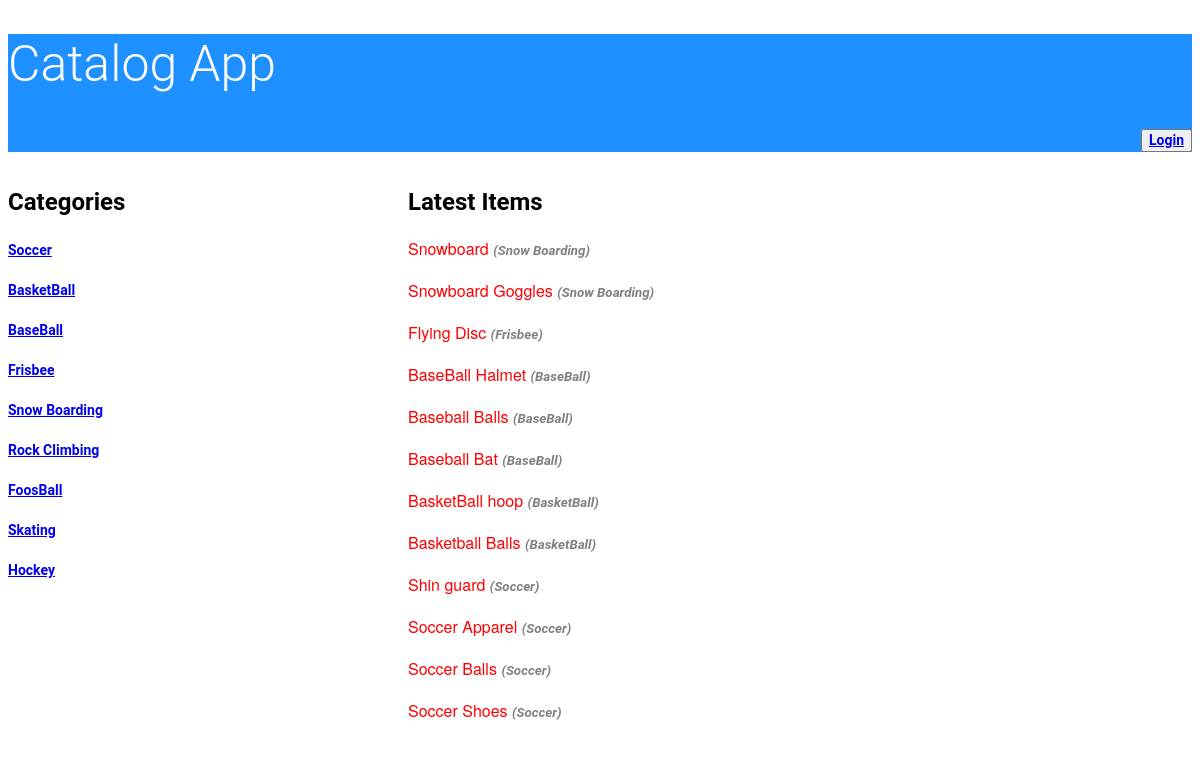
The page /catalog on the database as committed earlier.
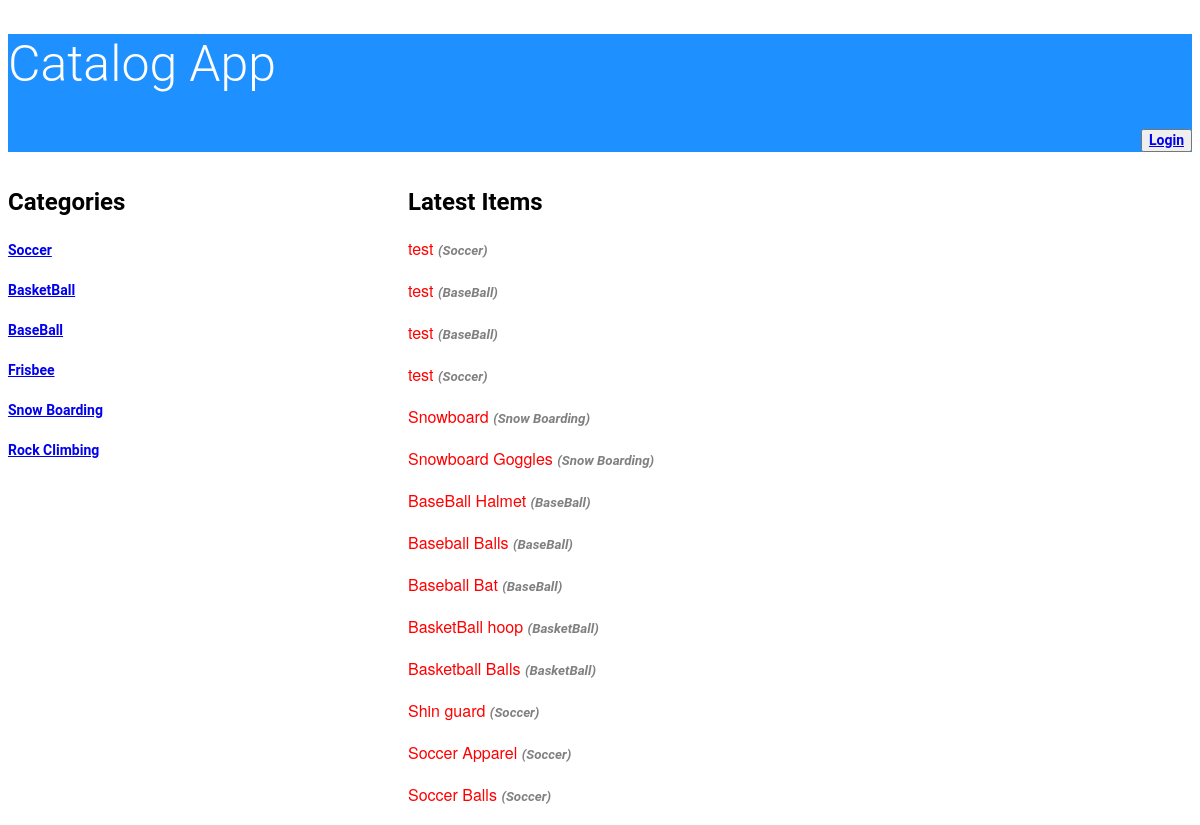
The same page on the database as committed later.
### database_setup.py (models this page shows, shortened)
class Category(Base):
    __tablename__ = 'category'
    id = Column(Integer, primary_key=True)
    name = Column(String(250), nullable=False)

class Items(Base):
    __tablename__ = 'items'
    title = Column(String(80), nullable = False)
    id = Column(Integer, primary_key = True)
    description = Column(String(250))
    category_id = Column(Integer,ForeignKey('category.id'))
    category = relationship(Category)
    user_id = Column(Integer,ForeignKey('user.id'))
    user = relationship(User)

### application.py (the view)
@app.route('/')
@app.route('/catalog')
def showCatalog():
    showcategory = session.query(Category).all()
    showlatestitems = session.query(
        Items.title,
        Category.name).join(Category).order_by(
        Items.id.desc())
    if 'username' not in login_session:
        return render_template(
            'publiccatalog.html',
            showcategory=showcategory,
            showlatestitems=showlatestitems)
    else:
        return render_template(
            'catalog.html',
            showcategory=showcategory,
            showlatestitems=showlatestitems)

### templates/publiccatalog.html
<!DOCTYPE html>
<html>
<head>
  <link rel=stylesheet type=text/css href="{{ url_for('static', filename='styles.css') }}">
</head>
<body>
<header>
 <h1>Catalog App</h1>
 <p align="right">
 <button class="login-button" type="button" class="btn btn-primary btn-lg">
		<a href={{url_for('showLogin')}}>Login</a>
            </button>
</P>
</header>
<section>
<div id = "wrap">
<div class ="left">
<h2>Categories</h2>
{% for i in showcategory %}
<div>
  <p> <a href={{url_for('showCategoryitems',name = i.name )}}>{{i.name}}</a></p>
</div>
{% endfor %}
</div>
<div class = "right">
<h2>Latest Items</h2>
	{% for i in showlatestitems %}
<div>
  <p> {{i.title}}  <font color="gray"><small><i>({{i.name}})</i></small></font></p>
</div>
{% endfor %}
</div>
</section>
</body>
</html>

Rows that differ between the two databases and show on the page:
removed Category: name "FoosBall"
removed Category: name "Skating"
removed Category: name "Hockey"
removed Items: title "Flying Disc", name "Frisbee"
removed Items: title "Soccer Shoes", name "Soccer"
added Items: title "test", name "Soccer"
added Items: title "test", name "BaseBall"
added Items: title "test", name "BaseBall"
added Items: title "test", name "Soccer"
